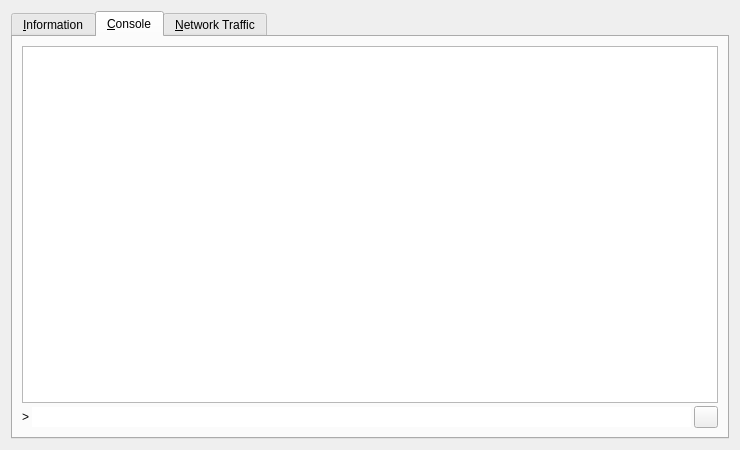
<?xml version="1.0" encoding="UTF-8"?>
<ui version="4.0">
 <class>RPCConsole</class>
 <widget class="QDialog" name="RPCConsole">
  <property name="geometry">
   <rect>
    <x>0</x>
    <y>0</y>
    <width>740</width>
    <height>450</height>
   </rect>
  </property>
  <property name="windowTitle">
   <string>Cryptbit - Debug window</string>
  </property>
  <layout class="QVBoxLayout" name="verticalLayout_2">
   <item>
    <widget class="QTabWidget" name="tabWidget">
     <property name="currentIndex">
      <number>1</number>
     </property>
     <widget class="QWidget" name="tab_info">
      <attribute name="title">
       <string>&amp;Information</string>
      </attribute>
      <layout class="QGridLayout" name="gridLayout" columnstretch="0,1">
       <property name="horizontalSpacing">
        <number>12</number>
       </property>
       <item row="0" column="0">
        <widget class="QLabel" name="label_9">
         <property name="font">
          <font>
           <weight>75</weight>
           <bold>true</bold>
          </font>
         </property>
         <property name="text">
          <string>Cryptbit Core</string>
         </property>
        </widget>
       </item>
       <item row="1" column="0">
        <widget class="QLabel" name="label_5">
         <property name="text">
          <string>Client name</string>
         </property>
        </widget>
       </item>
       <item row="1" column="1">
        <widget class="QLabel" name="clientName">
         <property name="cursor">
          <cursorShape>IBeamCursor</cursorShape>
         </property>
         <property name="text">
          <string>N/A</string>
         </property>
         <property name="textFormat">
          <enum>Qt::PlainText</enum>
         </property>
         <property name="textInteractionFlags">
          <set>Qt::LinksAccessibleByMouse|Qt::TextSelectableByKeyboard|Qt::TextSelectableByMouse</set>
         </property>
        </widget>
       </item>
       <item row="2" column="0">
        <widget class="QLabel" name="label_6">
         <property name="text">
          <string>Client version</string>
         </property>
        </widget>
       </item>
       <item row="2" column="1">
        <widget class="QLabel" name="clientVersion">
         <property name="cursor">
          <cursorShape>IBeamCursor</cursorShape>
         </property>
         <property name="text">
          <string>N/A</string>
         </property>
         <property name="textFormat">
          <enum>Qt::PlainText</enum>
         </property>
         <property name="textInteractionFlags">
          <set>Qt::LinksAccessibleByMouse|Qt::TextSelectableByKeyboard|Qt::TextSelectableByMouse</set>
         </property>
        </widget>
       </item>
       <item row="3" column="0">
        <widget class="QLabel" name="label_14">
         <property name="text">
          <string>Using OpenSSL version</string>
         </property>
         <property name="indent">
          <number>10</number>
         </property>
        </widget>
       </item>
       <item row="3" column="1">
        <widget class="QLabel" name="openSSLVersion">
         <property name="cursor">
          <cursorShape>IBeamCursor</cursorShape>
         </property>
         <property name="text">
          <string>N/A</string>
         </property>
         <property name="textFormat">
          <enum>Qt::PlainText</enum>
         </property>
         <property name="textInteractionFlags">
          <set>Qt::LinksAccessibleByMouse|Qt::TextSelectableByKeyboard|Qt::TextSelectableByMouse</set>
         </property>
        </widget>
       </item>
       <item row="4" column="0">
        <widget class="QLabel" name="label_12">
         <property name="text">
          <string>Build date</string>
         </property>
        </widget>
       </item>
       <item row="4" column="1">
        <widget class="QLabel" name="buildDate">
         <property name="cursor">
          <cursorShape>IBeamCursor</cursorShape>
         </property>
         <property name="text">
          <string>N/A</string>
         </property>
         <property name="textFormat">
          <enum>Qt::PlainText</enum>
         </property>
         <property name="textInteractionFlags">
          <set>Qt::LinksAccessibleByMouse|Qt::TextSelectableByKeyboard|Qt::TextSelectableByMouse</set>
         </property>
        </widget>
       </item>
       <item row="5" column="0">
        <widget class="QLabel" name="label_13">
         <property name="text">
          <string>Startup time</string>
         </property>
        </widget>
       </item>
       <item row="5" column="1">
        <widget class="QLabel" name="startupTime">
         <property name="cursor">
          <cursorShape>IBeamCursor</cursorShape>
         </property>
         <property name="text">
          <string>N/A</string>
         </property>
         <property name="textFormat">
          <enum>Qt::PlainText</enum>
         </property>
         <property name="textInteractionFlags">
          <set>Qt::LinksAccessibleByMouse|Qt::TextSelectableByKeyboard|Qt::TextSelectableByMouse</set>
         </property>
        </widget>
       </item>
       <item row="6" column="0">
        <widget class="QLabel" name="label_11">
         <property name="font">
          <font>
           <weight>75</weight>
           <bold>true</bold>
          </font>
         </property>
         <property name="text">
          <string>Network</string>
         </property>
        </widget>
       </item>
       <item row="7" column="0">
        <widget class="QLabel" name="label_7">
         <property name="text">
          <string>Number of connections</string>
         </property>
        </widget>
       </item>
       <item row="7" column="1">
        <widget class="QLabel" name="numberOfConnections">
         <property name="cursor">
          <cursorShape>IBeamCursor</cursorShape>
         </property>
         <property name="text">
          <string>N/A</string>
         </property>
         <property name="textFormat">
          <enum>Qt::PlainText</enum>
         </property>
         <property name="textInteractionFlags">
          <set>Qt::LinksAccessibleByMouse|Qt::TextSelectableByKeyboard|Qt::TextSelectableByMouse</set>
         </property>
        </widget>
       </item>
       <item row="8" column="0">
        <widget class="QLabel" name="label_8">
         <property name="text">
          <string>On testnet</string>
         </property>
        </widget>
       </item>
       <item row="8" column="1">
        <widget class="QCheckBox" name="isTestNet">
         <property name="enabled">
          <bool>false</bool>
         </property>
         <property name="text">
          <string/>
         </property>
        </widget>
       </item>
       <item row="9" column="0">
        <widget class="QLabel" name="label_10">
         <property name="font">
          <font>
           <weight>75</weight>
           <bold>true</bold>
          </font>
         </property>
         <property name="text">
          <string>Block chain</string>
         </property>
        </widget>
       </item>
       <item row="10" column="0">
        <widget class="QLabel" name="label_3">
         <property name="text">
          <string>Current number of blocks</string>
         </property>
        </widget>
       </item>
       <item row="10" column="1">
        <widget class="QLabel" name="numberOfBlocks">
         <property name="cursor">
          <cursorShape>IBeamCursor</cursorShape>
         </property>
         <property name="text">
          <string>N/A</string>
         </property>
         <property name="textFormat">
          <enum>Qt::PlainText</enum>
         </property>
         <property name="textInteractionFlags">
          <set>Qt::LinksAccessibleByMouse|Qt::TextSelectableByKeyboard|Qt::TextSelectableByMouse</set>
         </property>
        </widget>
       </item>
       <item row="11" column="0">
        <widget class="QLabel" name="label_2">
         <property name="text">
          <string>Last block time</string>
         </property>
        </widget>
       </item>
       <item row="11" column="1">
        <widget class="QLabel" name="lastBlockTime">
         <property name="cursor">
          <cursorShape>IBeamCursor</cursorShape>
         </property>
         <property name="text">
          <string>N/A</string>
         </property>
         <property name="textFormat">
          <enum>Qt::PlainText</enum>
         </property>
         <property name="textInteractionFlags">
          <set>Qt::LinksAccessibleByMouse|Qt::TextSelectableByKeyboard|Qt::TextSelectableByMouse</set>
         </property>
        </widget>
       </item>
       <item row="12" column="0">
        <spacer name="verticalSpacer_2">
         <property name="orientation">
          <enum>Qt::Vertical</enum>
         </property>
         <property name="sizeHint" stdset="0">
          <size>
           <width>20</width>
           <height>20</height>
          </size>
         </property>
        </spacer>
       </item>
       <item row="13" column="0">
        <widget class="QLabel" name="labelDebugLogfile">
         <property name="font">
          <font>
           <weight>75</weight>
           <bold>true</bold>
          </font>
         </property>
         <property name="text">
          <string>Debug log file</string>
         </property>
        </widget>
       </item>
       <item row="14" column="0">
        <widget class="QPushButton" name="openDebugLogfileButton">
         <property name="toolTip">
          <string>Open the Cryptbit debug log file from the current data directory. This can take a few seconds for large log files.</string>
         </property>
         <property name="text">
          <string>&amp;Open</string>
         </property>
         <property name="autoDefault">
          <bool>false</bool>
         </property>
        </widget>
       </item>
       <item row="15" column="0">
        <widget class="QLabel" name="labelCLOptions">
         <property name="font">
          <font>
           <weight>75</weight>
           <bold>true</bold>
          </font>
         </property>
         <property name="text">
          <string>Command-line options</string>
         </property>
        </widget>
       </item>
       <item row="16" column="0">
        <widget class="QPushButton" name="showCLOptionsButton">
         <property name="toolTip">
          <string>Show the Cryptbit-Qt help message to get a list with possible Cryptbit command-line options.</string>
         </property>
         <property name="text">
          <string>&amp;Show</string>
         </property>
         <property name="autoDefault">
          <bool>false</bool>
         </property>
        </widget>
       </item>
       <item row="17" column="0">
        <spacer name="verticalSpacer">
         <property name="orientation">
          <enum>Qt::Vertical</enum>
         </property>
         <property name="sizeHint" stdset="0">
          <size>
           <width>20</width>
           <height>40</height>
          </size>
         </property>
        </spacer>
       </item>
      </layout>
     </widget>
     <widget class="QWidget" name="tab_console">
      <attribute name="title">
       <string>&amp;Console</string>
      </attribute>
      <layout class="QVBoxLayout" name="verticalLayout_3">
       <property name="spacing">
        <number>3</number>
       </property>
       <item>
        <widget class="QTextEdit" name="messagesWidget">
         <property name="minimumSize">
          <size>
           <width>0</width>
           <height>100</height>
          </size>
         </property>
         <property name="readOnly">
          <bool>true</bool>
         </property>
         <property name="tabKeyNavigation" stdset="0">
          <bool>false</bool>
         </property>
         <property name="columnCount" stdset="0">
          <number>2</number>
         </property>
        </widget>
       </item>
       <item>
        <layout class="QHBoxLayout" name="horizontalLayout">
         <property name="spacing">
          <number>3</number>
         </property>
         <item>
          <widget class="QLabel" name="label">
           <property name="text">
            <string notr="true">&gt;</string>
           </property>
          </widget>
         </item>
         <item>
          <widget class="QLineEdit" name="lineEdit">
           <property name="frame">
            <bool>false</bool>
           </property>
          </widget>
         </item>
         <item>
          <widget class="QPushButton" name="clearButton">
           <property name="maximumSize">
            <size>
             <width>24</width>
             <height>24</height>
            </size>
           </property>
           <property name="toolTip">
            <string>Clear console</string>
           </property>
           <property name="text">
            <string/>
           </property>
           <property name="icon">
            <iconset resource="../bitcoin.qrc">
             <normaloff>:/icons/remove</normaloff>:/icons/remove</iconset>
           </property>
           <property name="shortcut">
            <string notr="true">Ctrl+L</string>
           </property>
           <property name="autoDefault">
            <bool>false</bool>
           </property>
          </widget>
         </item>
        </layout>
       </item>
      </layout>
     </widget>
     <widget class="QWidget" name="tab">
      <attribute name="title">
       <string>&amp;Network Traffic</string>
      </attribute>
      <layout class="QHBoxLayout" name="horizontalLayout_3">
       <item>
        <layout class="QVBoxLayout" name="verticalLayout_4">
         <item>
          <widget class="TrafficGraphWidget" name="trafficGraph" native="true">
           <property name="sizePolicy">
            <sizepolicy hsizetype="Expanding" vsizetype="Expanding">
             <horstretch>0</horstretch>
             <verstretch>0</verstretch>
            </sizepolicy>
           </property>
          </widget>
         </item>
         <item>
          <layout class="QHBoxLayout" name="horizontalLayout_2">
           <item>
            <widget class="QSlider" name="sldGraphRange">
             <property name="minimum">
              <number>1</number>
             </property>
             <property name="maximum">
              <number>288</number>
             </property>
             <property name="pageStep">
              <number>12</number>
             </property>
             <property name="value">
              <number>6</number>
             </property>
             <property name="orientation">
              <enum>Qt::Horizontal</enum>
             </property>
            </widget>
           </item>
           <item>
            <widget class="QLabel" name="lblGraphRange">
             <property name="minimumSize">
              <size>
               <width>100</width>
               <height>0</height>
              </size>
             </property>
             <property name="alignment">
              <set>Qt::AlignCenter</set>
             </property>
            </widget>
           </item>
           <item>
            <widget class="QPushButton" name="btnClearTrafficGraph">
             <property name="text">
              <string>&amp;Clear</string>
             </property>
            </widget>
           </item>
          </layout>
         </item>
        </layout>
       </item>
       <item>
        <layout class="QVBoxLayout" name="verticalLayout">
         <item>
          <widget class="QGroupBox" name="groupBox">
           <property name="title">
            <string>Totals</string>
           </property>
           <layout class="QVBoxLayout" name="verticalLayout_5">
            <item>
             <layout class="QHBoxLayout" name="horizontalLayout_4">
              <item>
               <widget class="Line" name="line">
                <property name="sizePolicy">
                 <sizepolicy hsizetype="Fixed" vsizetype="Fixed">
                  <horstretch>0</horstretch>
                  <verstretch>0</verstretch>
                 </sizepolicy>
                </property>
                <property name="minimumSize">
                 <size>
                  <width>10</width>
                  <height>0</height>
                 </size>
                </property>
                <property name="palette">
                 <palette>
                  <active>
                   <colorrole role="Light">
                    <brush brushstyle="SolidPattern">
                     <color alpha="255">
                      <red>0</red>
                      <green>255</green>
                      <blue>0</blue>
                     </color>
                    </brush>
                   </colorrole>
                  </active>
                  <inactive>
                   <colorrole role="Light">
                    <brush brushstyle="SolidPattern">
                     <color alpha="255">
                      <red>0</red>
                      <green>255</green>
                      <blue>0</blue>
                     </color>
                    </brush>
                   </colorrole>
                  </inactive>
                  <disabled>
                   <colorrole role="Light">
                    <brush brushstyle="SolidPattern">
                     <color alpha="255">
                      <red>0</red>
                      <green>255</green>
                      <blue>0</blue>
                     </color>
                    </brush>
                   </colorrole>
                  </disabled>
                 </palette>
                </property>
                <property name="orientation">
                 <enum>Qt::Horizontal</enum>
                </property>
               </widget>
              </item>
              <item>
               <widget class="QLabel" name="label_16">
                <property name="text">
                 <string>In:</string>
                </property>
               </widget>
              </item>
              <item>
               <widget class="QLabel" name="lblBytesIn">
                <property name="minimumSize">
                 <size>
                  <width>50</width>
                  <height>0</height>
                 </size>
                </property>
                <property name="alignment">
                 <set>Qt::AlignRight|Qt::AlignTrailing|Qt::AlignVCenter</set>
                </property>
               </widget>
              </item>
             </layout>
            </item>
            <item>
             <layout class="QHBoxLayout" name="horizontalLayout_5">
              <item>
               <widget class="Line" name="line_2">
                <property name="sizePolicy">
                 <sizepolicy hsizetype="Fixed" vsizetype="Fixed">
                  <horstretch>0</horstretch>
                  <verstretch>0</verstretch>
                 </sizepolicy>
                </property>
                <property name="minimumSize">
                 <size>
                  <width>10</width>
                  <height>0</height>
                 </size>
                </property>
                <property name="palette">
                 <palette>
                  <active>
                   <colorrole role="Light">
                    <brush brushstyle="SolidPattern">
                     <color alpha="255">
                      <red>255</red>
                      <green>0</green>
                      <blue>0</blue>
                     </color>
                    </brush>
                   </colorrole>
                  </active>
                  <inactive>
                   <colorrole role="Light">
                    <brush brushstyle="SolidPattern">
                     <color alpha="255">
                      <red>255</red>
                      <green>0</green>
                      <blue>0</blue>
                     </color>
                    </brush>
                   </colorrole>
                  </inactive>
                  <disabled>
                   <colorrole role="Light">
                    <brush brushstyle="SolidPattern">
                     <color alpha="255">
                      <red>255</red>
                      <green>0</green>
                      <blue>0</blue>
                     </color>
                    </brush>
                   </colorrole>
                  </disabled>
                 </palette>
                </property>
                <property name="orientation">
                 <enum>Qt::Horizontal</enum>
                </property>
               </widget>
              </item>
              <item>
               <widget class="QLabel" name="label_17">
                <property name="text">
                 <string>Out:</string>
                </property>
               </widget>
              </item>
              <item>
               <widget class="QLabel" name="lblBytesOut">
                <property name="minimumSize">
                 <size>
                  <width>50</width>
                  <height>0</height>
                 </size>
                </property>
                <property name="alignment">
                 <set>Qt::AlignRight|Qt::AlignTrailing|Qt::AlignVCenter</set>
                </property>
               </widget>
              </item>
             </layout>
            </item>
            <item>
             <spacer name="verticalSpacer_4">
              <property name="orientation">
               <enum>Qt::Vertical</enum>
              </property>
              <property name="sizeHint" stdset="0">
               <size>
                <width>20</width>
                <height>407</height>
               </size>
              </property>
             </spacer>
            </item>
           </layout>
          </widget>
         </item>
        </layout>
       </item>
      </layout>
     </widget>
    </widget>
   </item>
  </layout>
 </widget>
 <customwidgets>
  <customwidget>
   <class>TrafficGraphWidget</class>
   <extends>QWidget</extends>
   <header>trafficgraphwidget.h</header>
   <container>1</container>
   <slots>
    <slot>clear()</slot>
   </slots>
  </customwidget>
 </customwidgets>
 <resources>
  <include location="../bitcoin.qrc"/>
 </resources>
 <connections/>
</ui>
